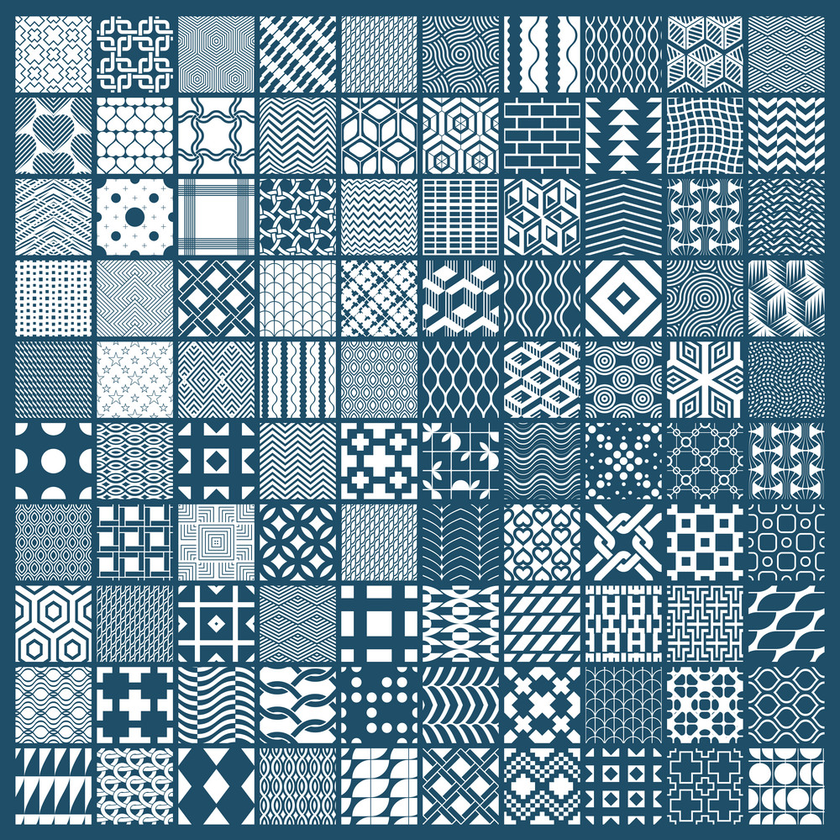
%> input picture lab/S4/practica/24486978.bmp, 840 x 840 px, shrunk from 1000 x 999 before the run
$ octave Patro2.m   (GNU Octave 9; MATLAB toolbox functions it lacks are replaced by stand-ins)
%> lines starting %> are read from the running program, lines starting %| are printed output that depends on the picture; in (x1, y1, x2, y2) boxes, pixels count from 0 and x2, y2 are one past the last pixel; in counts of white or black regions, pixels touching at a corner belong together; the program's own positions count from 1
clc
clear
close all

%% Llegir imatge
I = imread('24486978.bmp');
%> I is the input picture: size 840x840x3 uint8; mean R, G, B 116.2, 145.6, 161
I = rgb2gray(I);
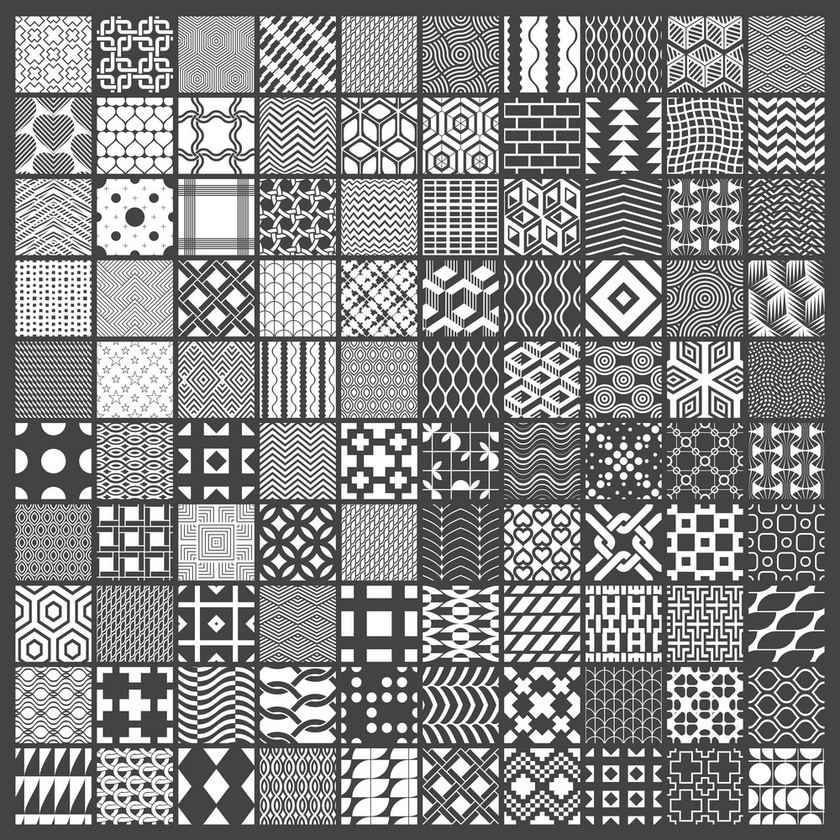
%> I: size 840x840 uint8; min 15, max 255, mean 138.6
 %imshow(I);

%% Decisió de llindar
h = imhist(I);
%> h = 256 values, max 86145 at index 68, min 0 at index 1, mean 2756.2
%figure
%plot(h);

BW = I > 200;
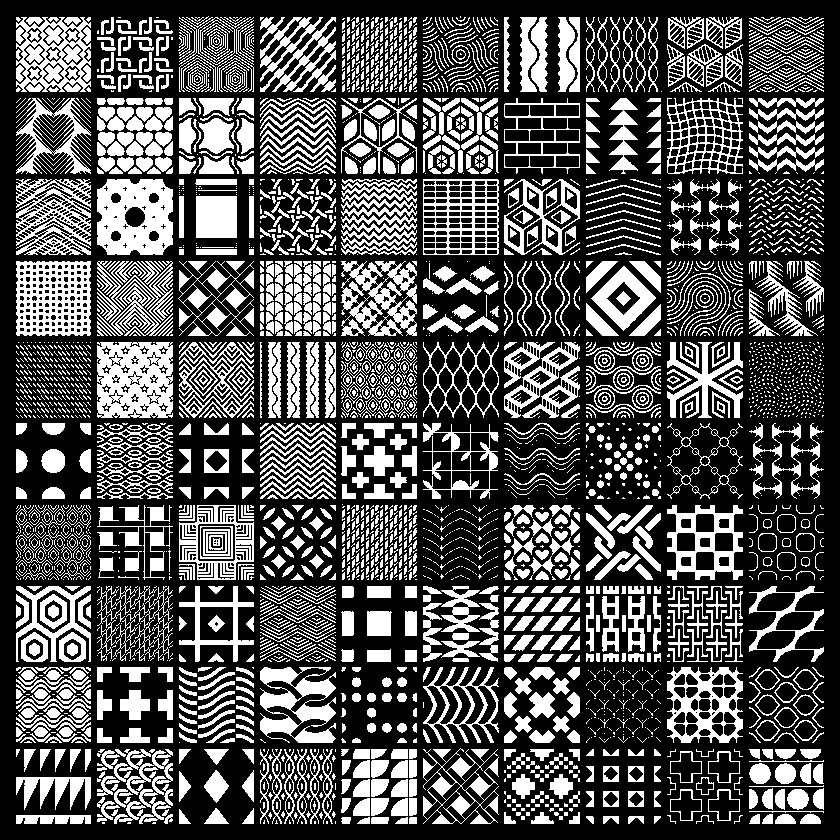
%> BW: size 840x840 logical; 32.9% white; 3750 white regions (2207 under 20 px), largest, box (x1, y1, x2, y2) and area: (97, 342, 173, 418) 4593, (97, 179, 173, 255) 4519, (16, 261, 91, 336) 4079
%figure
%imshow(BW);

%% Patró 2

% Diagonal central
EE = strel('diamond', 15);
A = imopen(BW, EE);
%> A: size 840x840 logical; 0.18% white; 1 white region, box (x1, y1, x2, y2) and area: (196, 196, 237, 238) 1242
%figure
%imshow(A)
        % Eliminar petits espuris
        EE2 = strel('diamond', 16);
        A = and(A, not(imopen(A, EE2)));
%> A: size 840x840 logical; 0.01% white in thin lines or dots, all inside (x1, y1, x2, y2) = (196, 196, 237, 238)
        %figure
        %imshow(A)
        A = imopen(A, EE);
%> A: size 840x840 logical; every value is 0
        %figure
        %imshow(A)

        EE3 = strel('square', 16);
        %A = imopen(A, EE3);
        A = and(A, not(imopen(A, EE3)));
        %figure
        %imshow(A)

        EE4 = strel('diamond', 10);
        A = imopen(A, EE4);
        %figure
        %imshow(A)

        A = imreconstruct(A, BW);
        %figure
        %imshow(A)

%% Triangles grans

% 55 graus

EE5 = strel('line', 22, 53);
B = imopen(BW, EE5);
%> B: size 840x840 logical; 2.8% white; 150 white regions (29 under 20 px), largest, box (x1, y1, x2, y2) and area: (196, 196, 237, 238) 1518, (97, 179, 161, 246) 1233, (109, 188, 173, 255) 1213
%figure
%imshow(B)

EE6 = strel('square', 10);
B = imclose(B, EE6);
%> B: size 840x840 logical; 5.1% white; 56 white regions (1 under 20 px), largest, box (x1, y1, x2, y2) and area: (97, 179, 173, 255) 4772, (260, 17, 336, 92) 4702, (97, 342, 196, 418) 4088
%figure
%imshow(B)

EE8 = strel('disk', 5, 8);
B = imclose(B, EE8);
%> B: size 840x840 logical; 5.1% white; 55 white regions (1 under 20 px), largest, box (x1, y1, x2, y2) and area: (97, 179, 173, 255) 4798, (260, 17, 336, 92) 4724, (97, 342, 196, 418) 4126
%figure
%imshow(B)

EE7 = strel('square', 5);
B = and(B, not(imopen(B, EE7)));
%> B: size 840x840 logical; 0.56% white in thin lines or dots
%figure
%imshow(B);

EE9 = strel('line', 22, 53);
B = imopen(B, EE9);
%> B: size 840x840 logical; 0.33% white in thin lines or dots, all inside (x1, y1, x2, y2) = (21, 98, 824, 809)
%figure
%imshow(B);

EE10 = strel('square', 38);
B = imclose(B, EE10);
%> B: size 840x840 logical; 2% white; 15 white regions (1 under 20 px), largest, box (x1, y1, x2, y2) and area: (667, 667, 743, 743) 5151, (749, 589, 824, 655) 3494, (21, 98, 82, 174) 2440
%figure
%imshow(B)

EE12 = strel('disk', 5, 8);
B = and(B, not(imopen(B, EE12)));
%figure
%imshow(B);

B = imreconstruct(B, BW);
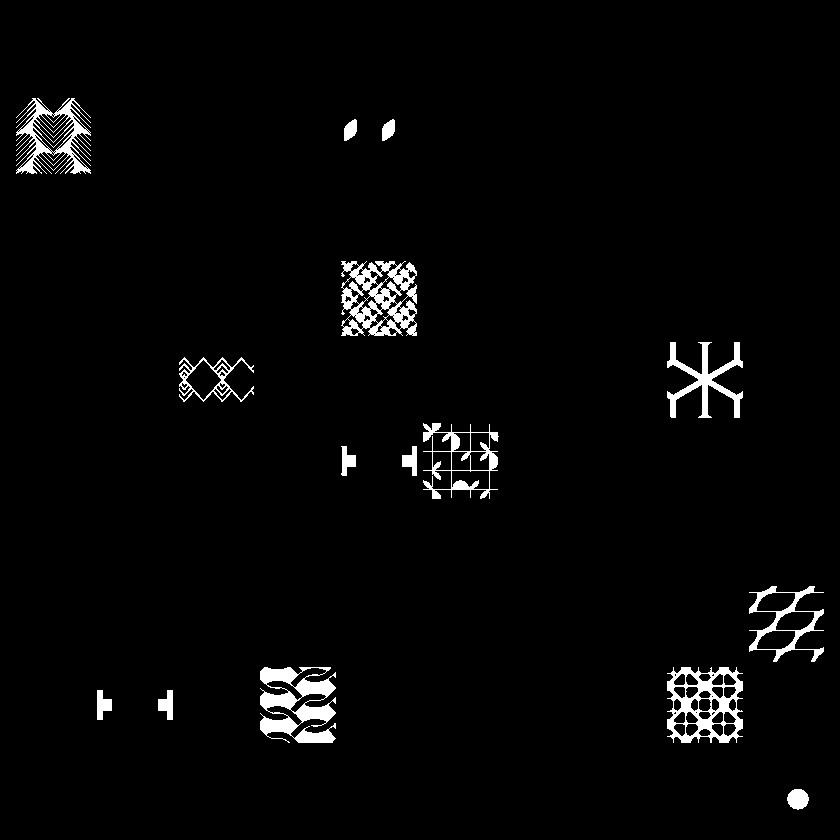
%> B: size 840x840 logical; 2.7% white; 15 white regions, largest, box (x1, y1, x2, y2) and area: (341, 261, 417, 336) 3269, (260, 667, 336, 743) 3206, (667, 667, 743, 743) 2673
%figure
%imshow(B)


% 125 graus

EE15 = strel('line', 22, 125);
D = imopen(BW, EE15);
%> D: size 840x840 logical; 1.9% white; 95 white regions (21 under 20 px), largest, box (x1, y1, x2, y2) and area: (196, 196, 237, 238) 1494, (97, 187, 160, 255) 1209, (121, 179, 173, 247) 977
%figure
%imshow(D)

EE16 = strel('square', 10);
D = imclose(D, EE16);
%> D: size 840x840 logical; 3.1% white; 47 white regions (8 under 20 px), largest, box (x1, y1, x2, y2) and area: (97, 179, 173, 255) 4637, (97, 342, 173, 416) 4220, (196, 196, 237, 238) 1494
%figure
%imshow(D)

EE18 = strel('disk', 5, 8);
D = imclose(D, EE18);
%> D: size 840x840 logical; 3.1% white; 47 white regions (8 under 20 px), largest, box (x1, y1, x2, y2) and area: (97, 179, 173, 255) 4661, (97, 342, 173, 416) 4260, (196, 196, 237, 238) 1494
%figure
%imshow(D)

EE17 = strel('square', 5);
D = and(D, not(imopen(D, EE17)));
%> D: size 840x840 logical; 0.27% white in thin lines or dots, all inside (x1, y1, x2, y2) = (16, 17, 743, 801)
%figure
%imshow(D);

EE19 = strel('line', 23, 125);
D = imopen(D, EE19);
%> D: size 840x840 logical; 0.14% white in thin lines or dots, all inside (x1, y1, x2, y2) = (16, 106, 743, 743)
%figure
%imshow(D);

EE20 = strel('square', 30);
D = imclose(D, EE20);
%> D: size 840x840 logical; 0.79% white; 15 white regions (3 under 20 px), largest, box (x1, y1, x2, y2) and area: (16, 594, 91, 651) 1805, (354, 269, 406, 328) 1666, (26, 106, 85, 173) 1254
%figure
%imshow(D)

EE22 = strel('disk', 1, 8);
D = and(D, not(imopen(D, EE22)));
%figure
%imshow(D);

%% interseccio 55 i 120 graus

D= imreconstruct(D, BW);
%> D: size 840x840 logical; 2.1% white; 17 white regions, largest, box (x1, y1, x2, y2) and area: (341, 261, 417, 336) 3269, (667, 667, 743, 743) 2673, (16, 98, 91, 174) 2244
%figure
%imshow(D)
F = and(B, D);

%figure
%imshow(F)

%% eliminar espuris pels triangles grans

EE25 = strel('square', 40);
F = imclose(F, EE25);
%> F: size 840x840 logical; 4.1% white; 8 white regions, largest, box (x1, y1, x2, y2) and area: (402, 423, 499, 499) 5877, (341, 261, 417, 336) 5658, (667, 667, 743, 743) 5642
%figure
%imshow(F)

EE26 = strel('square', 21);
F = and(F, not(imopen(F, EE26)));
%> F: size 840x840 logical; 0.14% white; 6 white regions (2 under 20 px), largest, box (x1, y1, x2, y2) and area: (97, 690, 112, 720) 288, (158, 690, 173, 720) 288, (341, 446, 356, 476) 287, (402, 455, 412, 467) 120
%figure
%imshow(F)

EE27 = strel('rectangle', [40, 5]);
F = and(F, not(imopen(F, EE27)));
%figure
%imshow(F)


EE28 = strel('rectangle', [38, 5]);
D = imopen(F, EE28);
%figure
%imshow(D)

EE29 = strel('rectangle', [10, 28]);
F = imopen(F, EE29);
%figure
%imshow(F)

F = or(F, D);
%figure
%imshow(F)

F = imreconstruct(F, BW);
%figure
%imshow(F)


%% els triangles petits

EE31 = strel('disk', 6, 8);
W = imopen(BW, EE31);
%> W: size 840x840 logical; 5% white; 149 white regions, largest, box (x1, y1, x2, y2) and area: (196, 196, 237, 238) 1698, (593, 268, 654, 329) 1578, (121, 179, 168, 231) 1182
%figure
%imshow(W)

EE31 = strel('square', 10);
E = imopen(BW, EE31);
%> E: size 840x840 logical; 4.3% white; 133 white regions, largest, box (x1, y1, x2, y2) and area: (98, 180, 172, 254) 3433, (196, 196, 237, 238) 1722, (204, 120, 229, 152) 720
%figure
%imshow(E)

EE31 = strel('diamond', 6);
R = imopen(BW, EE31);
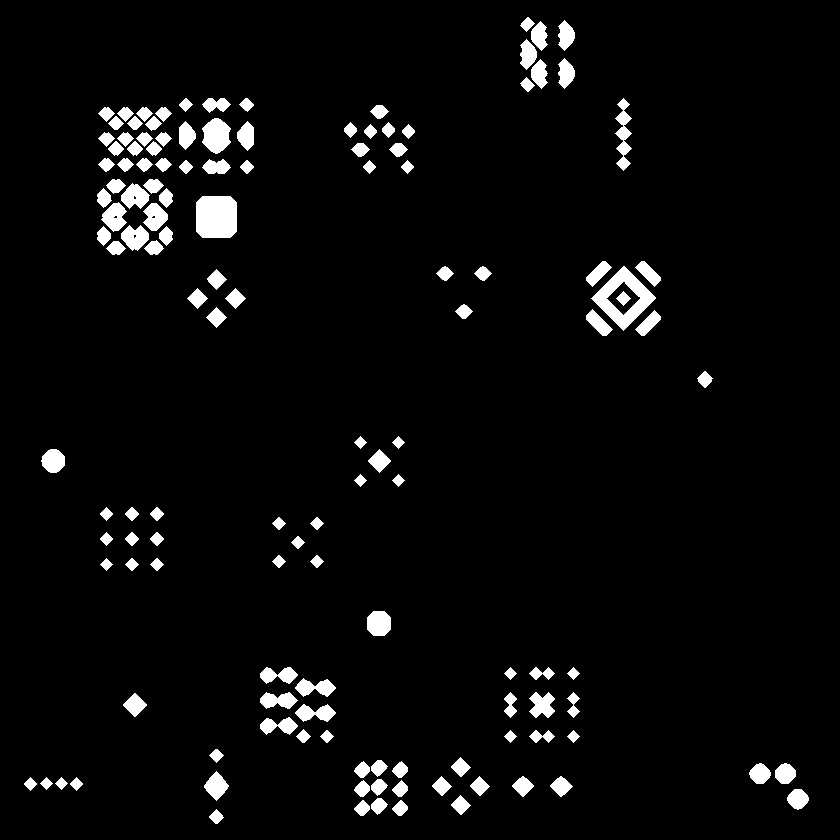
%> R: size 840x840 logical; 4.3% white; 134 white regions, largest, box (x1, y1, x2, y2) and area: (196, 196, 237, 238) 1638, (591, 266, 656, 331) 1598, (202, 118, 231, 154) 748
%figure
%imshow(R)

T = or(W, E);
%> T: size 840x840 logical; 5.4% white; 152 white regions, largest, box (x1, y1, x2, y2) and area: (97, 179, 173, 255) 3771, (196, 196, 237, 238) 1722, (593, 268, 654, 329) 1580
T = or(T, R);
%> T: size 840x840 logical; 5.8% white; 163 white regions, largest, box (x1, y1, x2, y2) and area: (97, 179, 173, 255) 3851, (196, 196, 237, 238) 1722, (591, 266, 656, 331) 1600
%figure
%imshow(T)

T = and(BW, not(imreconstruct(T, BW)));
%> T: size 840x840 logical; 25.1% white; 3613 white regions (2207 under 20 px), largest, box (x1, y1, x2, y2) and area: (97, 342, 173, 418) 4593, (16, 261, 91, 336) 4079, (341, 261, 417, 336) 3269
%figure
%imshow(T)


EE30 = strel('line', 13, 90);
W = imopen(T, EE30);
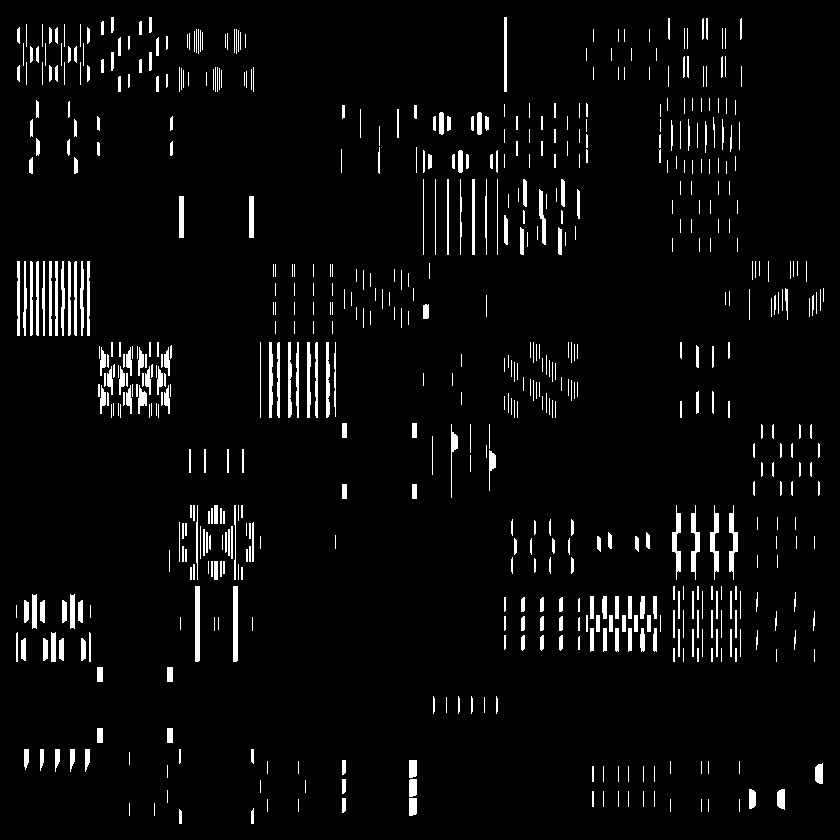
%> W: size 840x840 logical; 4.3% white; 657 white regions (234 under 20 px), largest, box (x1, y1, x2, y2) and area: (195, 586, 200, 662) 379, (233, 586, 238, 662) 379, (691, 505, 700, 580) 321
%figure
%imshow(W)

EE31 = strel('line', 13, 0);
D = imopen(T, EE31);
%> D: size 840x840 logical; 3.5% white; 497 white regions (174 under 20 px), largest, box (x1, y1, x2, y2) and area: (16, 815, 91, 824) 466, (179, 602, 254, 607) 375, (667, 566, 743, 576) 367
%figure
%imshow(D)


T = and(D, W);
%> T: size 840x840 logical; 0.65% white in thin lines or dots, all inside (x1, y1, x2, y2) = (17, 24, 820, 807)
%figure
%imshow(T)

EE32 = strel('square', 3);
T = imopen(T, EE32);
%> T: size 840x840 logical; 0.29% white; 111 white regions (68 under 20 px), largest, box (x1, y1, x2, y2) and area: (691, 528, 700, 538) 54, (710, 528, 719, 538) 54, (691, 547, 700, 557) 54
%figure
%imshow(T)

EE33 = strel('line', 6, 45);
D = imopen(T, EE33);
%> D: size 840x840 logical; 0.04% white in thin lines or dots, all inside (x1, y1, x2, y2) = (97, 351, 734, 743)
%figure
%imshow(D)

T = imreconstruct(T, BW);
%> T: size 840x840 logical; 3.1% white; 22 white regions, largest, box (x1, y1, x2, y2) and area: (97, 342, 173, 418) 4593, (16, 261, 91, 336) 4079, (667, 505, 743, 580) 2506
D = imreconstruct(D, BW);
%> D: size 840x840 logical; 1.4% white; 11 white regions, largest, box (x1, y1, x2, y2) and area: (97, 342, 173, 418) 4593, (667, 505, 743, 580) 2506, (179, 586, 254, 662) 1401
T = and(T, not(D));
%> T: size 840x840 logical; 1.7% white; 11 white regions, largest, box (x1, y1, x2, y2) and area: (16, 261, 91, 336) 4079, (423, 179, 499, 255) 2452, (16, 98, 91, 174) 2244
%figure
%imshow(T)


EE34 = strel('square', 50);
T = imclose(T, EE34);
%> T: size 840x840 logical; 4% white; 5 white regions, box (x1, y1, x2, y2) and area: (16, 27, 91, 174) 8569, (423, 179, 499, 319) 6113, (16, 586, 91, 662) 5700, (16, 261, 91, 336) 5623, (602, 596, 645, 652) 2405
%figure
%imshow(T)

EE35 = strel('square', 10);
D = imopen(T, EE35);
%figure
%imshow(D)

T = imreconstruct(T, BW);
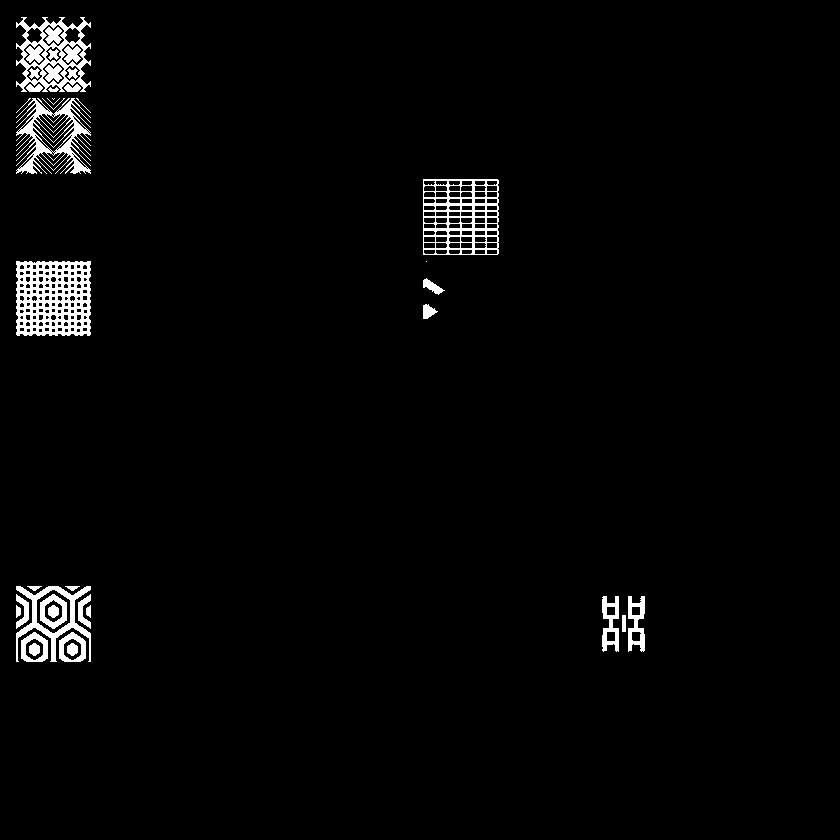
%> T: size 840x840 logical; 2.4% white; 38 white regions (5 under 20 px), largest, box (x1, y1, x2, y2) and area: (16, 261, 91, 336) 4079, (423, 179, 499, 255) 2452, (16, 98, 91, 174) 2244
D = imreconstruct(D, BW);
T = and(T, not(D));
%> T: size 840x840 logical; 0.04% white; 3 white regions (1 under 20 px), largest, box (x1, y1, x2, y2) and area: (423, 278, 445, 295) 164, (423, 304, 438, 319) 141
%figure
%imshow(T)

EE36 = strel('square', 70);
D = imclose(T, EE36);
%> D: size 840x840 logical; 0.08% white; 1 white region, box (x1, y1, x2, y2) and area: (423, 261, 445, 319) 571
%figure
%imshow(D)

EE37 = strel('line', 20, 0);
D = imopen(D, EE37);
%> D: size 840x840 logical; 0% white in thin lines or dots, all inside (x1, y1, x2, y2) = (423, 290, 445, 291)
%figure
%imshow(D)

T = and(T, D);
%> T: size 840x840 logical; 0% white in thin lines or dots, all inside (x1, y1, x2, y2) = (432, 290, 445, 291)
%figure
%imshow(T)

T = imreconstruct(T, BW);
%> T: size 840x840 logical; 0.02% white; 1 white region, box (x1, y1, x2, y2) and area: (423, 278, 445, 295) 164
%figure
%imshow(T)


FINAL = or(A, F);
FINAL = or(FINAL, T);
%figure
%imshow(FINAL)


IMG = imread('24486978.bmp');
IMG(:,:,1) = IMG(:,:,1) .* uint8(not(FINAL));
IMG(:,:,3) = IMG(:,:,3).* uint8(not(FINAL));
IMG(:,:,2) = IMG(:,:,2) + uint8(FINAL)*255;

figure
imshow(IMG);
